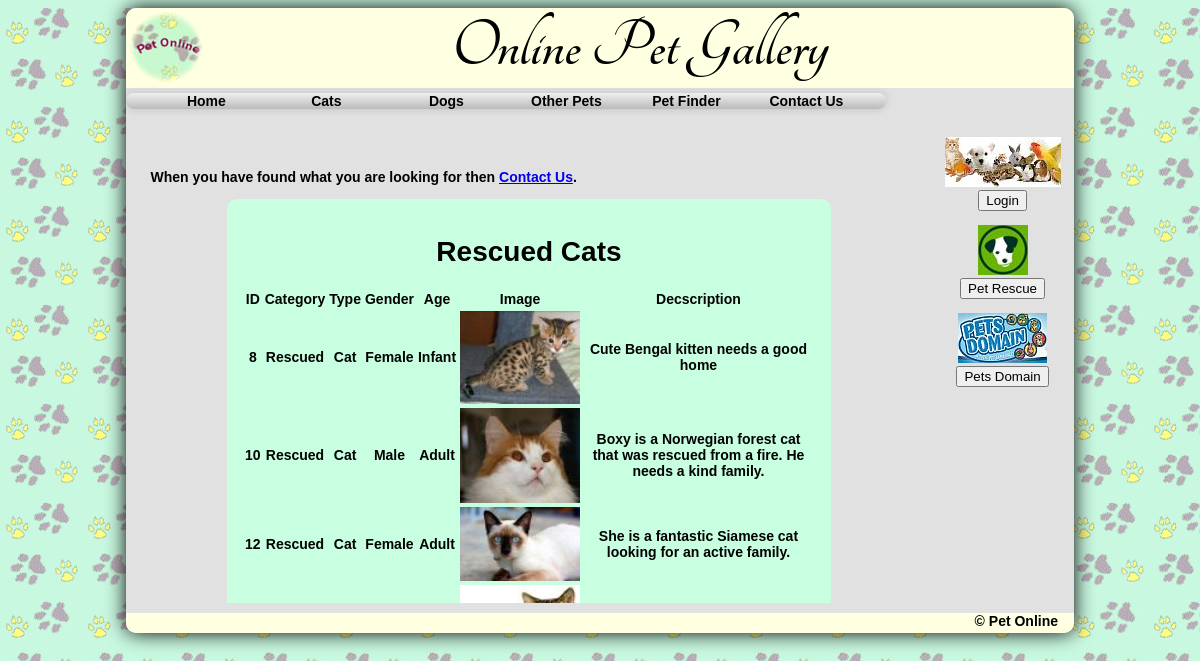
The app's page /searchstuff/OPG/catsrescued.php with its own data.
### tables this page shows
CREATE TABLE `pets` (
  `PetID` int(11) NOT NULL,
  `Category` varchar(10) NOT NULL,
  `PetType` varchar(10) NOT NULL,
  `Gender` varchar(10) NOT NULL,
  `AgeGroup` varchar(10) NOT NULL,
  `ImageName` varchar(100) NOT NULL,
  `Description` text NOT NULL
);

### searchstuff/OPG/sqlscripts/db.php (called while the page is built, shortened)
<?php
class opgDBscripts extends mysqli {
	private static $instance = null;
	public static function getInstance() {
	if (!self::$instance instanceof self) {
		self::$instance = new self;
		}
		return self::$instance;
	}
	public function catsRescued() {
		return $this->query("SELECT * FROM pets WHERE PetType='Cat' AND Category = 'Rescued'");
	}
}
?>

### searchstuff/OPG/catsrescued.php (the view, shortened to what this page needs)
<?php
    require_once("sqlscripts/db.php");
    $result = opgDBscripts::getInstance()->catsRescued();
?>
<!doctype html>
<html>
<head>
	<link href="css/opg.css" type="text/css" rel="stylesheet" />
</head>
<body>
<div id="main">
	<div id="header">
        <img id="logo" src="images/PetOnlineLogo.png" alt="Pet Online logo" />
        <span>Online Pet Gallery</span>
    </div>
    <nav>
    	<ul>
        	<li><a href="index.php" title="Home">Home</a></li>
        	<li><a href="#" title="Cats">Cats</a>
            </li>
            <li><a href="#" title="Dogs">Dogs</a>
            </li>
            <li><a href="#" title="Other Pets">Other Pets</a>
            </li>
        	<li><a href="petfinder.php" title="Pet Finder">Pet Finder</a></li>
            <li><a href="contactus.php" title="Contact Us">Contact Us</a></li>
    	</ul>
    </nav>
    <div id="content">
        <div id="leftside"><br><br>
        	<p>When you have found what you are looking for then
               <a href="contactus.php" title="Contact Us">Contact Us</a>.
            </p>
        	<table align="center" width="75%">
            <tr><td align="center" colspan="7"><h1>Rescued Cats</h1></td></tr>
            <tr><th>ID</th><th>Category</th><th>Type</th><th>Gender</th><th>Age</th>
                <th>Image</th><th>Decscription</th></tr>
            <?php if($result != FALSE){
				while ($row = $result->fetch_row()) { ?>
                <tr>
                	<td><?php echo $row[0]; ?></td>
                	<td><?php echo $row[1]; ?></td>
                    <td><?php echo $row[2]; ?></td>
                    <td><?php echo $row[3]; ?></td>
                    <td><?php echo $row[4]; ?></td>
                    <td><img id="logo" src="pets/<?php echo $row[5]; ?>" alt="Pet Online logo" width="120" /></td>
                    <td><?php echo $row[6]; ?></td>
                </tr>
            <?php } }  ?>
        </table>
        </div>
        <div id="rightside">
        	<p><form action="login.php">
                <img src="images/pets3.jpg" alt="Pets" /><br>
                <input type="submit" value="Login">
            </form></p>
        	<p><form target="_blank" action="https://www.petrescue.com.au/">
                <img src="images/petrescue.jpg" alt="Pet Rescue" /><br>
                <input type="submit" value="Pet Rescue">
            </form></p>
            <p><form target="_blank" action="http://www.petsdomain.com.au/">
                <img src="images/PetsDomain.jpg" alt="Pets Domain" /><br>
                <input type="submit" value="Pets Domain">
            </form></p>
        </div>
    </div>
	<div id="footer">&copy; Pet Online &nbsp;&nbsp;&nbsp;</a>
    </div>
</div>
</body>
</html>

### searchstuff/OPG/css/opg.css (style rules this page uses)
body { background-image:url(../images/pawpads.jpg); height:100%; }
#main { position:relative; margin-left:auto; margin-right:auto; width:80%; min-height:625px; background-color:#E1E1E1; -moz-box-shadow: 0 0 20x black; -webkit-box-shadow: 0 0 20px black; box-shadow: 0 0 20px black; border-radius: 10px; -moz-border-radius: 10px; -webkit-border-radius: 10px; }
#header { position:absolute; top:0px; left:0px; width:100%; height: 80px; font: 70px/78px 'TangerineBold', Arial, sans-serif; background-color:#FFFFE1; text-align:center; border-radius:10px 10px 0px 0px; -moz-border-radius:10px 10px 0px 0px; -webkit-border-radius:10px 10px 0px 0px; }
#logo { float:left; }
nav { position:absolute; top:85px; left:0px; width:100%; height:20px; font-size:14px; font-weight:bolder; font-family:verdana, sans-serif; z-index:10; }
nav ul { position: relative; display: inline-table; list-style:none; margin:0; padding: 0 20px; border-radius: 10px; background: linear-gradient(top, #efefef 0%, #bbbbbb 100%); background: -moz-linear-gradient(top, #efefef 0%, #bbbbbb 100%); background: -webkit-linear-gradient(top, #efefef 0%,#bbbbbb 100%); box-shadow: 0px 0px 9px rgba(0,0,0,0.15); }
nav li { float:left; }
nav a { display:block; width:120px; text-align:center; }
nav a, nav a:visited { color:black; text-decoration:none; }
nav ul:after { content:""; clear:both; display:block; }
nav ul li { float: left; }
nav ul li a { display: block; text-decoration: none; }
#content { position:absolute; top:115px; left:0px; width:100%; min-height:500px; }
#leftside { position: absolute; top: 0px; left: 0px; width: 85%; height: 480px; overflow: auto; font-size: 14px; font-weight: bolder; font-family: verdana, sans-serif; text-align: center; border-radius: 10px; -moz-border-radius: 10px; -webkit-border-radius: 10px; }
#rightside { position:absolute; top:0px; right:0px; width:15%; height:480px; overflow:auto; font-size:14px; font-weight:bolder; font-family:verdana, sans-serif; text-align:center; border-radius:10px; -moz-border-radius:10px; -webkit-border-radius:10px; }
p { text-align:left; padding-left:3%; padding-right:3%; }
table { background-color:#C8FFE1; padding:15px; border-radius:10px; -moz-border-radius:10px; -webkit-border-radius:10px; }
#footer { position:absolute; bottom:0px; left:0px; width:100%; height:20px; text-align:right; font-size:14px; font-weight:bolder; font-family:verdana, sans-serif; background-color:#FFFFE1; border-radius:0px 0px 10px 10px; -moz-border-radius:0px 0px 10px 10px; -webkit-border-radius:0px 0px 10px 10px; }

### records on screen
pets: PetID "8", Category "Rescued", PetType "Cat", Gender "Female", AgeGroup "Infant", ImageName (picture), Description "Cute Bengal kitten needs a good home"
pets: PetID "10", Category "Rescued", PetType "Cat", Gender "Male", AgeGroup "Adult", ImageName (picture), Description "Boxy is a Norwegian forest cat that was rescued from a fire. He needs a kind family."
pets: PetID "12", Category "Rescued", PetType "Cat", Gender "Female", AgeGroup "Adult", ImageName (picture), Description "She is a fantastic Siamese cat looking for an active family."
pets: ImageName (picture)
